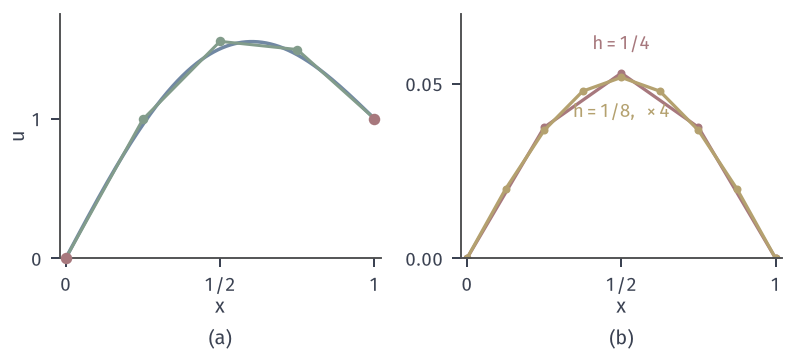

Recreate this plot in Python.
from pathlib import Path
import sys
HERE = Path(__file__).resolve().parent
sys.path.insert(0, str(HERE.parent/"pdenum-common"))
from pdenum_fig import *
# Three-point scheme for the running example at h=1/4 and h=1/8, with pointwise error.
X = np.linspace(0, 1, 801)
def fd(n):
    h = 1/n; xi = np.linspace(h, 1-h, n-1); b = PI**2*np.sin(PI*xi); b[-1] += 1/h**2
    return xi, np.linalg.solve(lap1d(n), b)
fig, axes = figure(width_mm=112, height_mm=50, ncols=2)
panel(fig, left=.075, wspace=.25, bottom=.27)
ax = axes[0]; ax.plot(X, uex(X), color=BLUE, lw=1.4)
xi, U = fd(4); ax.plot(np.r_[0, xi, 1], np.r_[0, U, 1], color=GREEN, lw=1.2, marker='o', ms=3.8, mew=0)
ax.plot([0, 1], [0, 1], 'o', ms=4.6, color=RED, mew=0, zorder=6, clip_on=False)
ax.set_xlim(-.02, 1.02); ax.set_ylim(0, 1.75); ax.set_xticks([0, .5, 1]); ax.set_xticklabels(['0', '1/2', '1']); ax.set_yticks([0, 1]); ax.set_xlabel('$x$', labelpad=1); ax.set_ylabel('$u$', labelpad=1)
ax = axes[1]; rec = {}
for n, c, sc in ((4, RED, 1), (8, YELLOW, 4)):
    xi, U = fd(n); e = U-uex(xi); rec[n] = float(e.max())
    ax.plot(np.r_[0, xi, 1], sc*np.r_[0, e, 0], color=c, lw=1.3, marker='o', ms=3.2, mew=0)
lab(ax, .5, .0585, '$h=1/4$', RED, ha='center', va='bottom'); lab(ax, .5, .0445, r'$h=1/8,\ \times 4$', YELLOW, ha='center', va='top')
ax.set_xlim(-.02, 1.02); ax.set_ylim(0, .07); ax.set_xticks([0, .5, 1]); ax.set_xticklabels(['0', '1/2', '1']); ax.set_yticks([0, .05]); ax.set_xlabel('$x$', labelpad=1)
tags(fig, axes)
save(fig, HERE, 'figure', {'max_error': rec}); print(rec)
